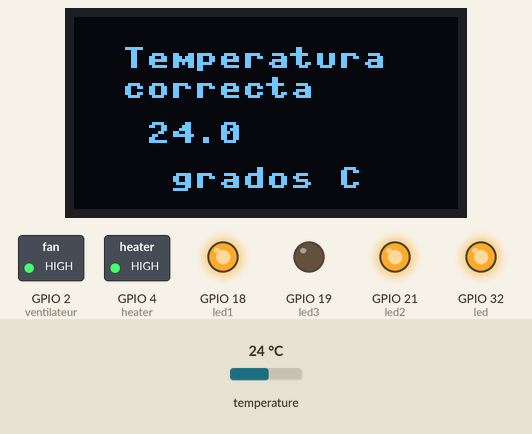
Simulated run of this program. Board: ESP32 board running MicroPython. On the bench: 128×64 one-colour display, switched loads named in the program (green lamp = pin HIGH), output pins drawn as LEDs (lit = HIGH). The test bench sets the inputs (shaded band); at power-on: temperature 24 °C. WiFi joins after 1.5 s; requests to the public web service named in the program get a made-up reply in its usual format after 0.4 s (London, UTC, broken clouds, 64 % humidity, 1013 hPa unless stated); library files of the repository ran but are not shown: ssd1306.py; what the program prints to the serial console is not drawn.

Above: at 3.1 s.
3.2 s: temperature set to 25.4 °C
At 5.2 s:
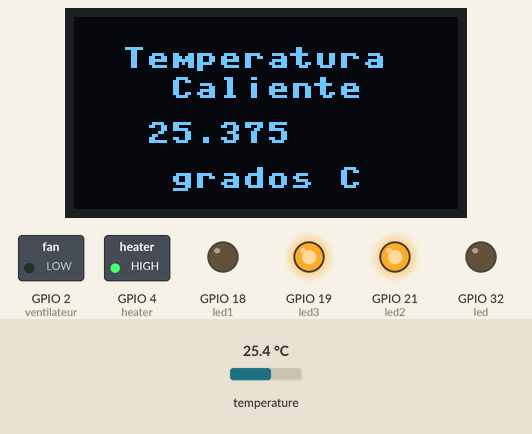
6.8 s: temperature set to 9 °C
At 9.4 s:
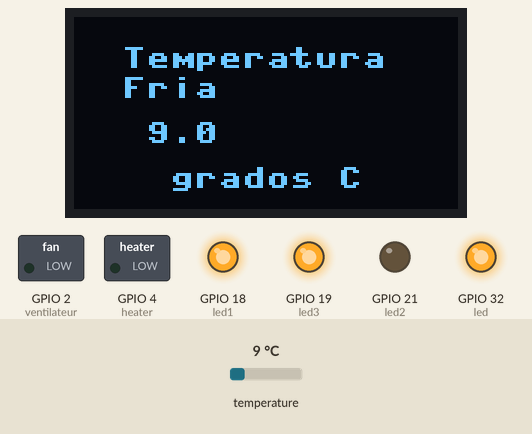
11.1 s: temperature set to 9.6 °C
At 13.5 s:
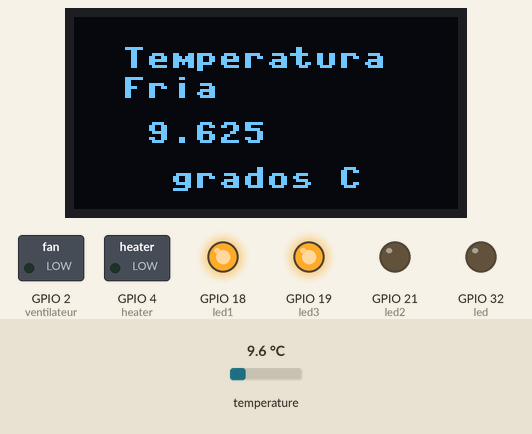
13.7 s: temperature set to 10.6 °C
At 14.29 s:
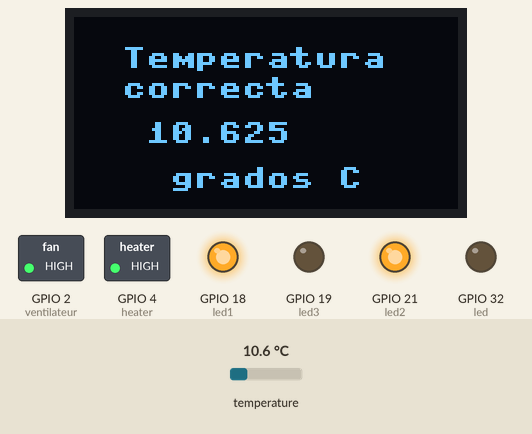
15.7 s: temperature set to 28 °C
At 18.0 s:
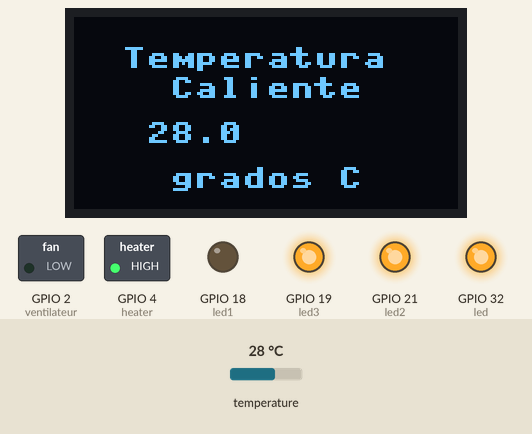
Timing chart, 0 to 19.3 s (numbered marks = the images above; inputs shaded):
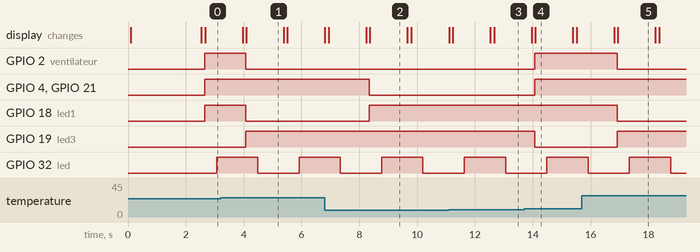

The program:

Sensords18x20.py
```python
# **************************************  #
# Desarrollador: John Guzman-Oscar Segura #
# Fundacion Universitaria Areandina       #
# Ingeniería de sistemas - Virtual        #
# Fecha: Julio.20, 2022                   #
#                                         #
# ****************************************#


#**************************************
#Cargue las bibliotecas necesarias    #
#**************************************
from machine import Pin,I2C #Protocolo sincronico (SCL-SDA)
import machine # Libreria de aprendizaje automatizado
import network # Establece la conexión de red


# ***************************************
#Cargue de las bibliotecas necesarias   #
# ***************************************
from machine import Pin,I2C #Protocolo sincronico (SCL-SDA)
import machine # Libreria de aprendizaje automatizado
import network # Establece la conexión de red
import wifi_credentials # Guarda las credenciales red del usuario
import urequests # Envia la petición al servidor Web
import ssd1306 # Libreria controlador OLED
import ds18x20 # Libreria controlador sensor ds18x20
import onewire # Libreria de Bus de comunicación para el sensor
import time # Libreria para cronometrar la duración de un intervalo de tiempo
# *************************************
# Creación de objetos:                #
# *************************************

led = machine.Pin(32,machine.Pin.OUT) #Led que nos identifica conexion exitosa
ds_pin = machine.Pin(15) # Pin de conexion de datos del sensor ds18x20
dat = machine.Pin(15)       # puerto del sensor ds18x20
i2c = I2C(0,scl=Pin(23), sda=Pin(22), freq=100000)      #Inicializa el i2c
lcd=ssd1306.SSD1306_I2C(128,64,i2c)          #Crea el objeto lcd ,Especifica colum & Filas
ventilateur=Pin(2,Pin.OUT)  # puerto del sensor del ventilador
heater=Pin(4,Pin.OUT)      # puerto del sensor del calentador
led1=Pin(18,Pin.OUT)         # Led indicador de temperatura alta
led2=Pin(21,Pin.OUT)         # Led indicador de temperatura baja
led3=Pin(19,Pin.OUT)         # Led indicador de temperatura correcta
ds = ds18x20.DS18X20(onewire.OneWire(dat))     # Crea el objeto  onewire
roms = ds.scan() # Almacena los datos del sensor

# ********************************************
# Configura la red en la ESP32 como estación #
# ********************************************
sta = network.WLAN(network.STA_IF)
if not sta.isconnected():
  print('Conectándose a la red...')
  sta.active(True)
  #sta.connect('Usuario Wifi ssid', 'Contraseña wifi')
  sta.connect(wifi_credentials.ssid, wifi_credentials.password)
  while not sta.isconnected():
    pass
print('Configurando la red:', sta.ifconfig())

# **************************************
# Constantes y Variables               *
# **************************************
HTTP_HEADERS = {'Content-Type': 'application/json'}
THINGSPEAK_WRITE_API_KEY = 'I4RWLEPFGP3J37I0'
UPDATE_TIME_INTERVAL = 750  # en ms
last_update = time.ticks_ms()
# En esta parte del codigo se define:
# - La llave de envio de información del sensor ds18x20
# - se establece los intervalos de tiempos
# que llegan a nuesto servidor THINGSPEAK .


# **************************************
# Bucle principal:                     *
#***************************************
while True:
    if time.ticks_ms() - last_update >= UPDATE_TIME_INTERVAL:  # condición para el envio de información. .
        ds_sensor = ds18x20.DS18X20(onewire.OneWire(ds_pin))  # lectura del sensor y bus de datos
        roms = ds_sensor.scan() # Almacena los datos del sensor
        ds_sensor.convert_temp() # Convierte la información para la lectura
        for rom in roms:  # Ciclo para el recorrido de los datos del sensor en OLED
          print(ds_sensor.read_temp(rom))
          lcd.fill(0)
          lcd.text("  Temperatura",0,10)
          lcd.text(str(ds_sensor.read_temp(rom)),24,35)
          lcd.text("    grados C",0,50)
          lcd.show()
          if ( ds_sensor.read_temp(rom)>=25): #Condicional para activar ventilador
               print('Temperatura=', ds_sensor.read_temp(rom),'activar cooler')
               lcd.text("    Caliente",0,20)
               lcd.show()
               ventilateur.value(0) #Activa el ventilador
               led1.value(0)
               led2.value(1)
               led3.value(1)
          elif (ds_sensor.read_temp(rom)<=10): ##Condicional para activar calentador
              print('Temperature=', ds_sensor.read_temp(rom), 'activar calor')
              lcd.text("  Fria",0,20)
              lcd.show()
              heater.value(0) #Activa el calentador
              led1.value(1)
              led2.value(0)
              led3.value(1)
          else: #Condicional para desactivar ventilador y calentador
                 print('temperatura correcta',ds_sensor.read_temp(rom))
                 lcd.text("  correcta",0,20)
                 lcd.show()
                 ventilateur.value(1)
                 heater.value(1)
                 led3.value(0)
                 led1.value(1)
                 led2.value(1)
                 #Envio de datos a los campos de las graficas del servidor
        ds18x20_readings = {'field1':ds_sensor.read_temp(rom), 'field2':ds_sensor.read_temp(rom)}
        request = urequests.post(
          'http://api.thingspeak.com/update?api_key=' +
          THINGSPEAK_WRITE_API_KEY,
          json = ds18x20_readings,
          headers = HTTP_HEADERS )
        request.close()
        print(ds18x20_readings)

        led.value(not led.value())
        last_update = time.ticks_ms()
#**************************************
#        #Fin del codigo              #
#**************************************
```

wifi_credentials.py
```python
#Credenciales de conexion a red
ssid = "John Guzman"
password = "1234qwert"
```

Measured:
- the behaviour switches between 24.9 and 25 °C on temperature (found by bisection; images 0 and 1)
- the behaviour switches between 10 and 10.1 °C on temperature (found by bisection; images 3 and 4)
- after the input at 3.2 s, GPIO 2 (ventilateur), GPIO 18 (led1): HIGH → LOW after 0.88 s; GPIO 19 (led3): LOW → HIGH after 0.88 s; the display: first changes after 0.76 s (image 1 shows a later state)
- after the input at 6.8 s, GPIO 4 (heater), GPIO 21 (led2): HIGH → LOW after 1.6 s; GPIO 18 (led1): LOW → HIGH after 1.6 s; the display: first differs from a run without the input after 1.4 s (image 2 shows a later state)
- after the input at 11.1 s, the display: first differs from a run without the input after 1.4 s (image 3 shows a later state)
- after the input at 13.7 s, GPIO 2 (ventilateur), GPIO 4 (heater), GPIO 21 (led2): LOW → HIGH after 0.38 s; GPIO 19 (led3): HIGH → LOW after 0.38 s; the display: first changes after 0.26 s (image 4 shows a later state)
- after the input at 15.7 s, GPIO 2 (ventilateur), GPIO 18 (led1): HIGH → LOW after 1.2 s; GPIO 19 (led3): LOW → HIGH after 1.2 s; the display: first changes after 1.1 s (image 5 shows a later state)
